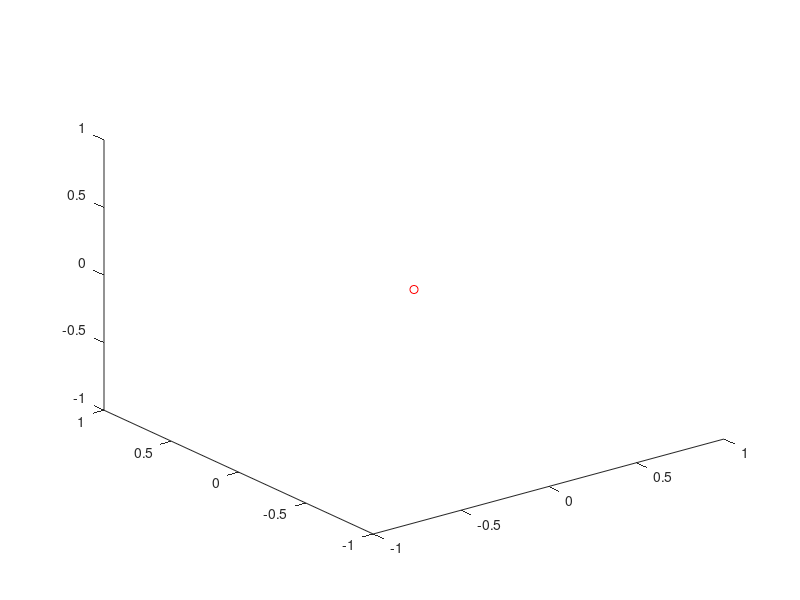

The MATLAB script that drew this image: (Note: this script raises an error after producing the figure.)
%%MOCOM LAB1

clc
clear
close all

biTri(1,1,1) = 1; biTri(1,2,1) = 0; biTri(1,3,1) = 0; biTri(1,4,1) = 0;
biTri(2,1,1) = 0; biTri(2,2,1) = 1; biTri(2,3,1) = 0; biTri(2,4,1) = 0;
biTri(3,1,1) = 0; biTri(3,2,1) = 0; biTri(3,3,1) = 1; biTri(3,4,1) = 0.175;
biTri(4,1,1) = 0; biTri(4,2,1) = 0; biTri(4,3,1) = 0; biTri(4,4,1) = 1;

biTri(1,1,2) = -1; biTri(1,2,2) = 0;  biTri(1,3,2) = 0; biTri(1,4,2) = 0;
biTri(2,1,2) = 0;  biTri(2,2,2) = 0;  biTri(2,3,2) = 1; biTri(2,4,2) = 0;
biTri(3,1,2) = 0;  biTri(3,2,2) = 1;  biTri(3,3,2) = 0; biTri(3,4,2) = 0.108;
biTri(4,1,2) = 0;  biTri(4,2,2) = 0;  biTri(4,3,2) = 0; biTri(4,4,2) = 1;

biTri(1,1,3) = 0;  biTri(1,2,3) = 0; biTri(1,3,3) = 1;  biTri(1,4,3) = 0.105;
biTri(2,1,3) = -1; biTri(2,2,3) = 0; biTri(2,3,3) = 0;  biTri(2,4,3) = 0;
biTri(3,1,3) = 0;  biTri(3,2,3) = -1; biTri(3,3,3) = 0; biTri(3,4,3) = 0;
biTri(4,1,3) = 0;  biTri(4,2,3) = 0; biTri(4,3,3) = 0;  biTri(4,4,3) = 1;

biTri(1,1,4) = 1;  biTri(1,2,4) = 0; biTri(1,3,4) = 0;  biTri(1,4,4) = 0;
biTri(2,1,4) = 0; biTri(2,2,4) = 1; biTri(2,3,4) = 0;  biTri(2,4,4) = 0;
biTri(3,1,4) = 0;  biTri(3,2,4) = 0; biTri(3,3,4) = 1; biTri(3,4,4) = 0.3265;
biTri(4,1,4) = 0;  biTri(4,2,4) = 0; biTri(4,3,4) = 0;  biTri(4,4,4) = 1;

biTri(1,1,5) = 0;  biTri(1,2,5) = 1;  biTri(1,3,5) = 0;  biTri(1,4,5) = -0.1455;
biTri(2,1,5) = 0;  biTri(2,2,5) = 0;  biTri(2,3,5) = -1; biTri(2,4,5) = 0;
biTri(3,1,5) = -1; biTri(3,2,5) = 0;  biTri(3,3,5) = 0;  biTri(3,4,5) = 0;
biTri(4,1,5) = 0;  biTri(4,2,5) = 0;  biTri(4,3,5) = 0;  biTri(4,4,5) = 1;

biTri(1,1,6) = 0; biTri(1,2,6) = 0;  biTri(1,3,6) = 1; biTri(1,4,6) = 0.095;
biTri(2,1,6) = 0; biTri(2,2,6) = -1; biTri(2,3,6) = 0; biTri(2,4,6) = 0;
biTri(3,1,6) = 1; biTri(3,2,6) = 0;  biTri(3,3,6) = 0; biTri(3,4,6) = 0;
biTri(4,1,6) = 0; biTri(4,2,6) = 0;  biTri(4,3,6) = 0; biTri(4,4,6) = 1;

biTri(1,1,7) = 0; biTri(1,2,7) = 0;  biTri(1,3,7) = 1; biTri(1,4,7) = 0;
biTri(2,1,7) = 0; biTri(2,2,7) = -1; biTri(2,3,7) = 0; biTri(2,4,7) = 0;
biTri(3,1,7) = 1; biTri(3,2,7) = 0;  biTri(3,3,7) = 0; biTri(3,4,7) = 0.325;
biTri(4,1,7) = 0; biTri(4,2,7) = 0;  biTri(4,3,7) = 0; biTri(4,4,7) = 1;

biTri(1,1,8) = 0; biTri(1,2,8) = 0;  biTri(1,3,8) = 1; biTri(1,4,8) = 0.132;
biTri(2,1,8) = 0; biTri(2,2,8) = -1; biTri(2,3,8) = 0; biTri(2,4,8) = 0;
biTri(3,1,8) = 1; biTri(3,2,8) = 0;  biTri(3,3,8) = 0; biTri(3,4,8) = 0;
biTri(4,1,8) = 0; biTri(4,2,8) = 0;  biTri(4,3,8) = 0; biTri(4,4,8) = 1;

%The last fixed part
biTri(1,1,9) = 1; biTri(1,2,9) = 0;  biTri(1,3,9) = 0; biTri(1,4,9) = 0;
biTri(2,1,9) = 0; biTri(2,2,9) = 1; biTri(2,3,9) = 0; biTri(2,4,9) = 0;
biTri(3,1,9) = 0; biTri(3,2,9) = 0;  biTri(3,3,9) = 1; biTri(3,4,9) = 0.021;
biTri(4,1,9) = 0; biTri(4,2,9) = 0;  biTri(4,3,9) = 0; biTri(4,4,9) = 1;




%-------------------MOVE----------------------%

numberoflinks = 9;
%4-th and 9-th joints are fixed, their aim is only for connection
linkType = [0,0,0,2,0,0,0,0,2];

% the vector of angles that I want to give to each joint
%I gave a negative angle to the 5-th (4-th in the model) because I didn't
%want it to go down making a bad and unfeasible motion
conf_i = [0,0,0,0,0,0,0,0,0,0];
conf_f = [1.5,1.5,1.5,0,-1.5,1.5,1.5,1.5,0];


nSteps = 150;
qSteps = [linspace(conf_i(1),conf_f(1),nSteps).', linspace(conf_i(2),conf_f(2),nSteps).',linspace(conf_i(3),conf_f(3),nSteps).',linspace(conf_i(4),conf_f(4),nSteps).',linspace(conf_i(5),conf_f(5),nSteps).',linspace(conf_i(6),conf_f(6),nSteps).',linspace(conf_i(7),conf_f(7),nSteps).',linspace(conf_i(8),conf_f(8),nSteps).',linspace(conf_i(9),conf_f(9),nSteps).']; 
qSteps 
    

cindex = 1;
csize = nSteps;
cmap = colormap(summer(csize));
color = cmap(mod(cindex,csize)+1,:);
plot3(0,0,0,'o','Color','r')


% For each interval from initial configuration to the final configuration
% we will compute 
for i =1:nSteps
    basicV = zeros(3,numberoflinks);
    %qSteps has 150 rows (bacause of the steps) and 7 columns
    % At each step I will compute 7 measures that corrispond to the angles the
    % joints are moved.
    % Theese angles, or better intermediate configurations are determined by the GetDirectGeometry function
    q = qSteps(i,1:numberoflinks).';
    biTei = GetDirectGeometry(q,biTri,linkType);
    
    
    %computing all vectors connecting the base to the i-th link i
    for j = 1:numberoflinks
        basicV(:,j) = GetBasicVectorWrtBase(biTei,j);
    end
    
    % plot the base separatly because it is useless plotting it everytime.
    basicV = [[0;0;0],basicV]
    
    %starting from 2... link 1 is moved because of the position of the base
    %At each step I will plot x,y,z of each joint
   for j = 2:numberoflinks + 1   
        plot3(basicV(1,j),basicV(2,j),basicV(3,j),'o','Color','b')
    end
    
    color = cmap(mod(cindex,csize)+1, :);
    cindex = cindex +1;
    
    %Connecting all joints while moving by using color lines
    hold on
    line(basicV(1,:),basicV(2,:),basicV(3,:), 'LineWidth', 2,'Color',color)

    pause(0.1)

end
